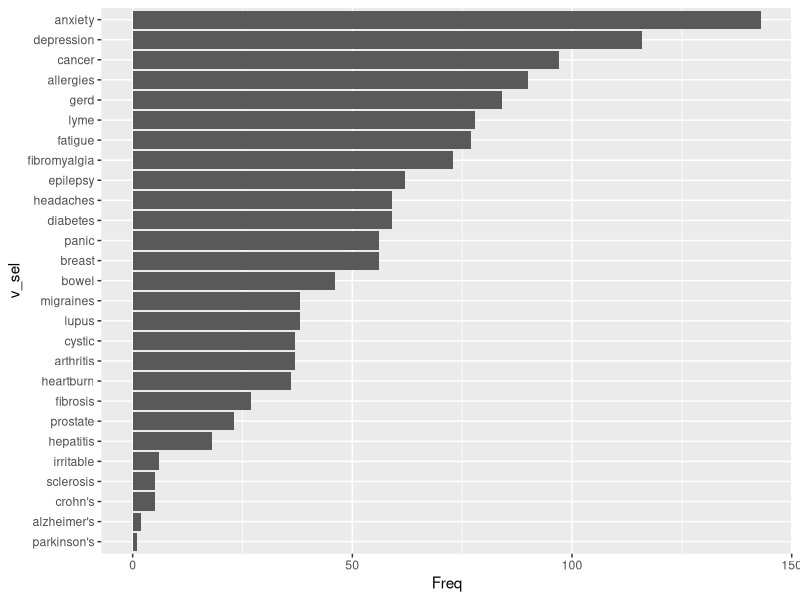
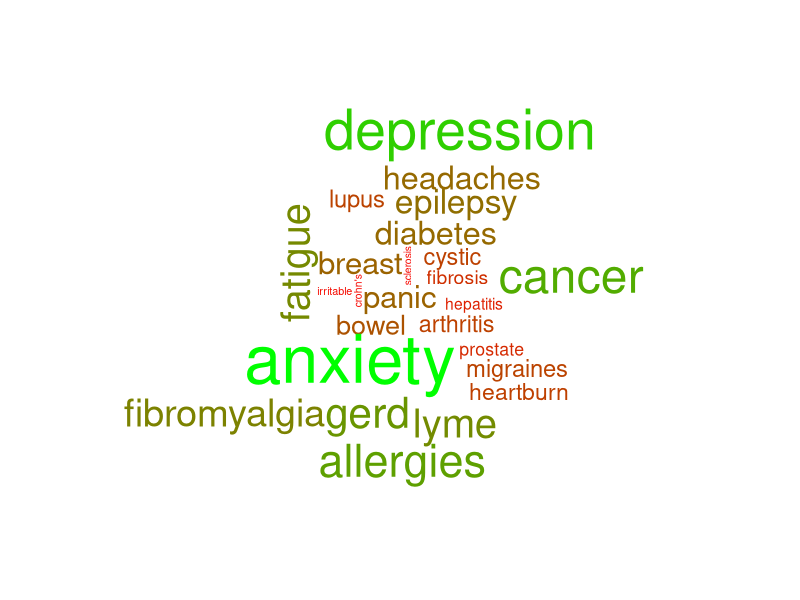

Source code (R) for these figures, in order:
library(wordcloud)
library(ggplot2)

# setwd("~/Documents/curs_bib/") #This is for me
# We define a list of autoimmune diseases
diseases<-c("Allergies", "Alzheimer's", "Anxiety", "Panic", "Arthritis", "Breast",
            "Fatigue", "Crohn's", "Cystic", "Fibrosis", "Depression", "Diabetes", "Epilepsy",
            "Fibromyalgia", "GERD", "Reflux)", "Headaches", "Heartburn", "Hepatitis","Irritable", "Bowel",
            "Lupus", "Lyme", "Migraines", "Sclerosis", "Parkinson's", "Prostate", "Cancer")
diseases<-tolower(diseases)
# We introduce the data
table<-read.table("posts.txt", check.names = FALSE, sep="\n")

# We clean the character data (this can be improved)
cl_table<-apply(table, 1, function(x) gsub("\n", "", x))
cl_table<-sapply(cl_table, function(x) gsub("[0-9|{|}|(|)|*|+|.|?]", "", x))
cl_table<-sapply(cl_table, function(x) gsub("[\\[]", "", x))
cl_table<-sapply(cl_table, function(x) gsub("]", "", x))
cl_table<-sapply(cl_table, tolower) # This is to convert every letter to lower case

# We split the text by words
lcl_table<-sapply(cl_table, function(x) strsplit(x, split=" "))

# We select the words in the vector diseases
sel_table<-lapply(lcl_table, function(x) x[x %in% diseases])
sel_table_short<-sel_table[lapply(sel_table, length) > 0] #We remove the list entries (posts) without any word

# We keep only one appearence by post
sel_table_short<-sapply(sel_table_short, function(x) x[!duplicated(x)])

# We join all appearence in a unique vector (we loose the information by post)
v_sel<-unlist(sel_table_short, use.names=FALSE)

# We summerize in a table each word frequency
df_vsel<-as.data.frame(sort(table(v_sel)))

# We represent this frequencies
ggplot(df_vsel, aes(v_sel, Freq))+geom_bar(stat="identity")+coord_flip()
wordcloud(df_vsel$v_sel, df_vsel$Freq, random.color = FALSE, colors=colorRampPalette(c("red", "green"))(200))
